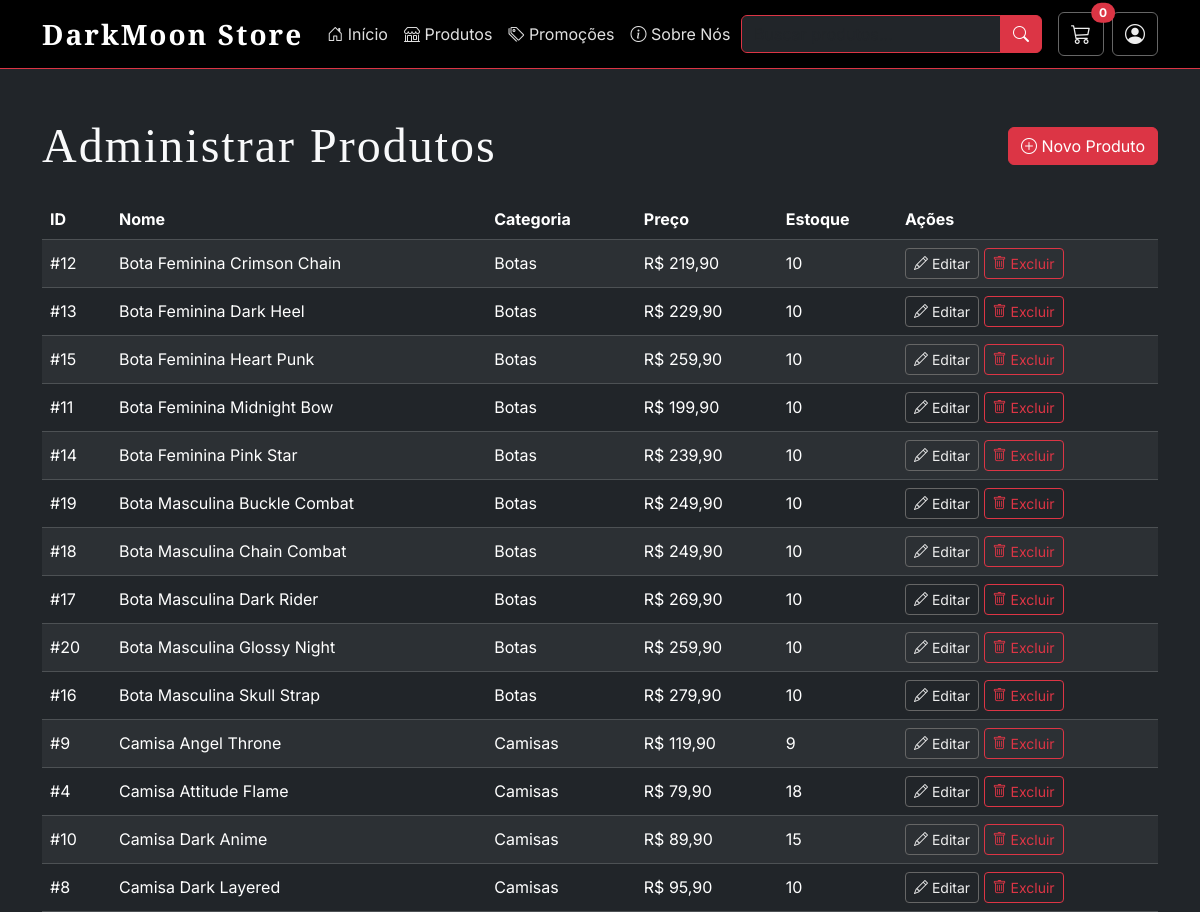
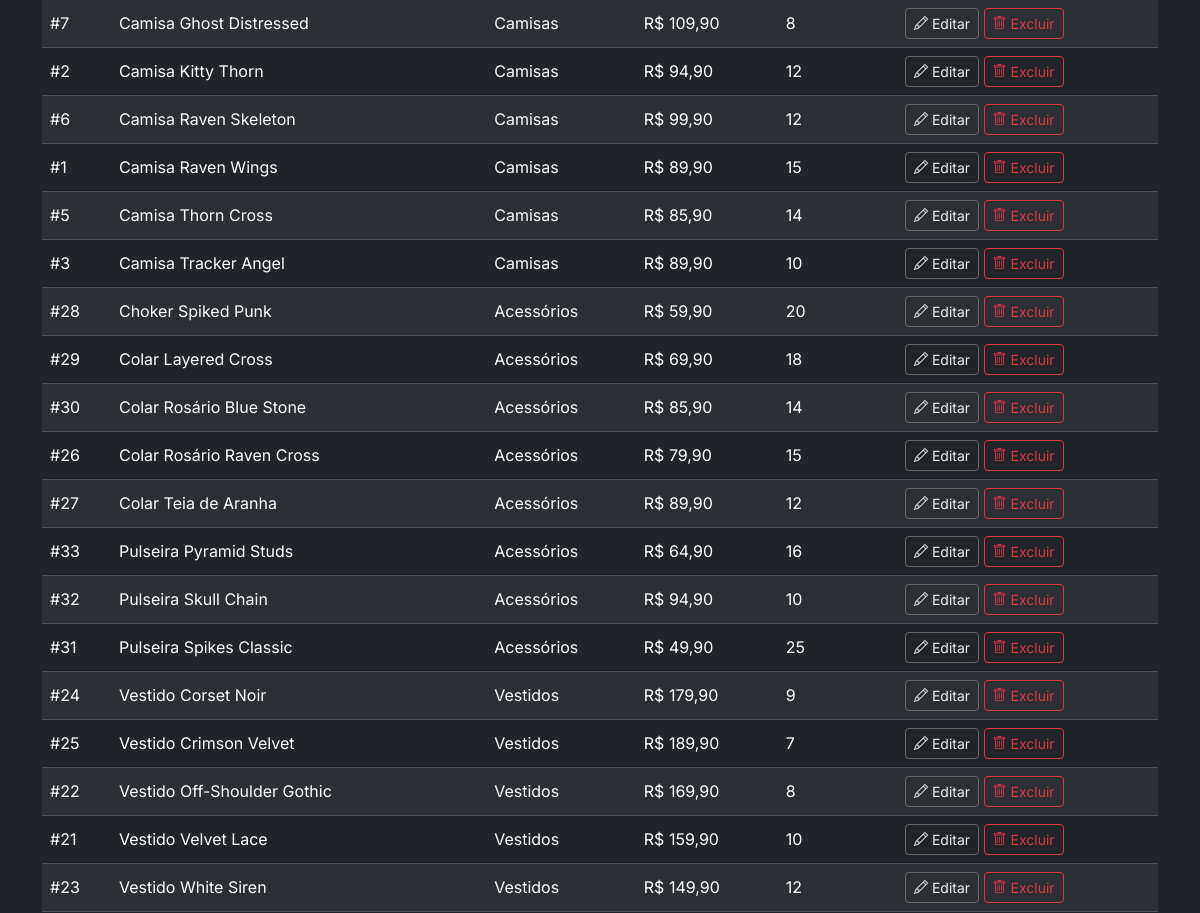
Before: /admin_produtos.php (upper part) with the older database file (2 pictures, top to bottom).
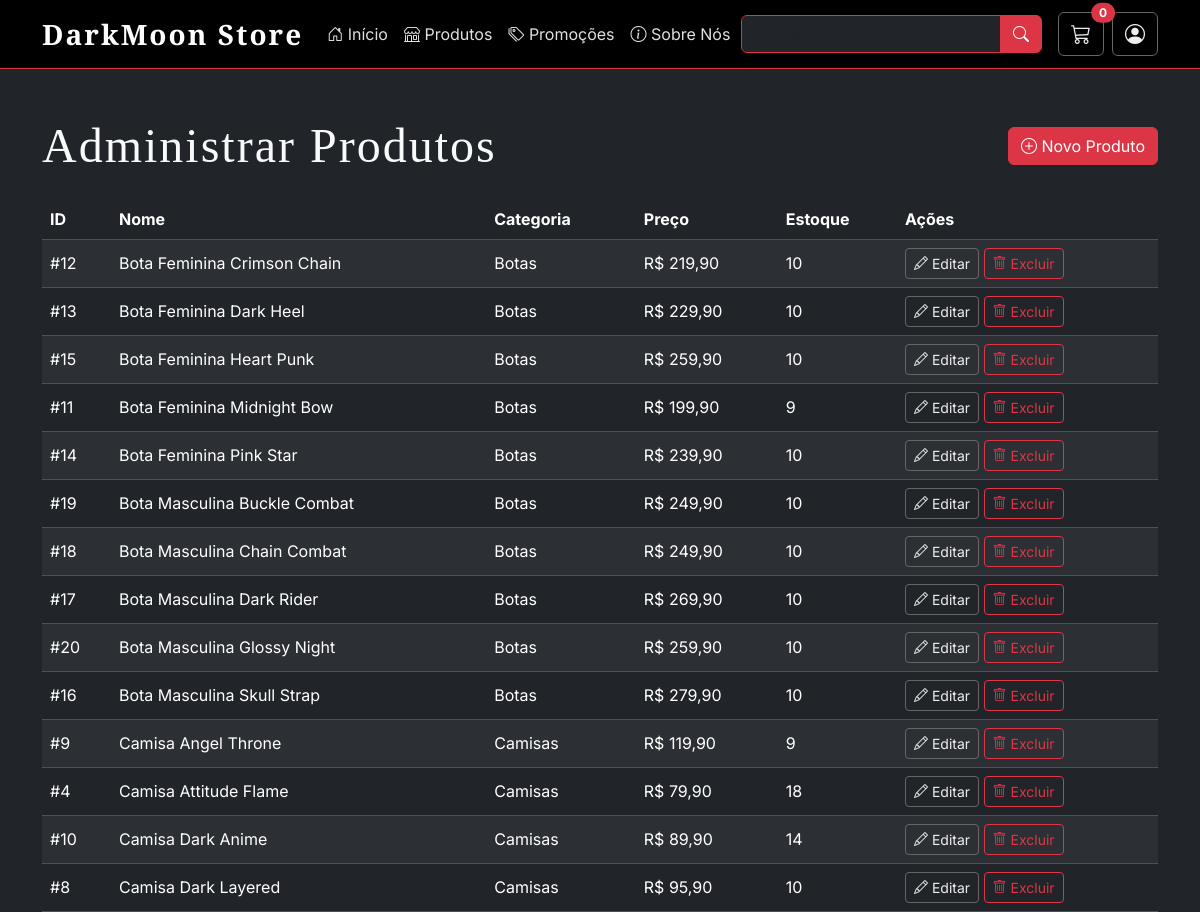
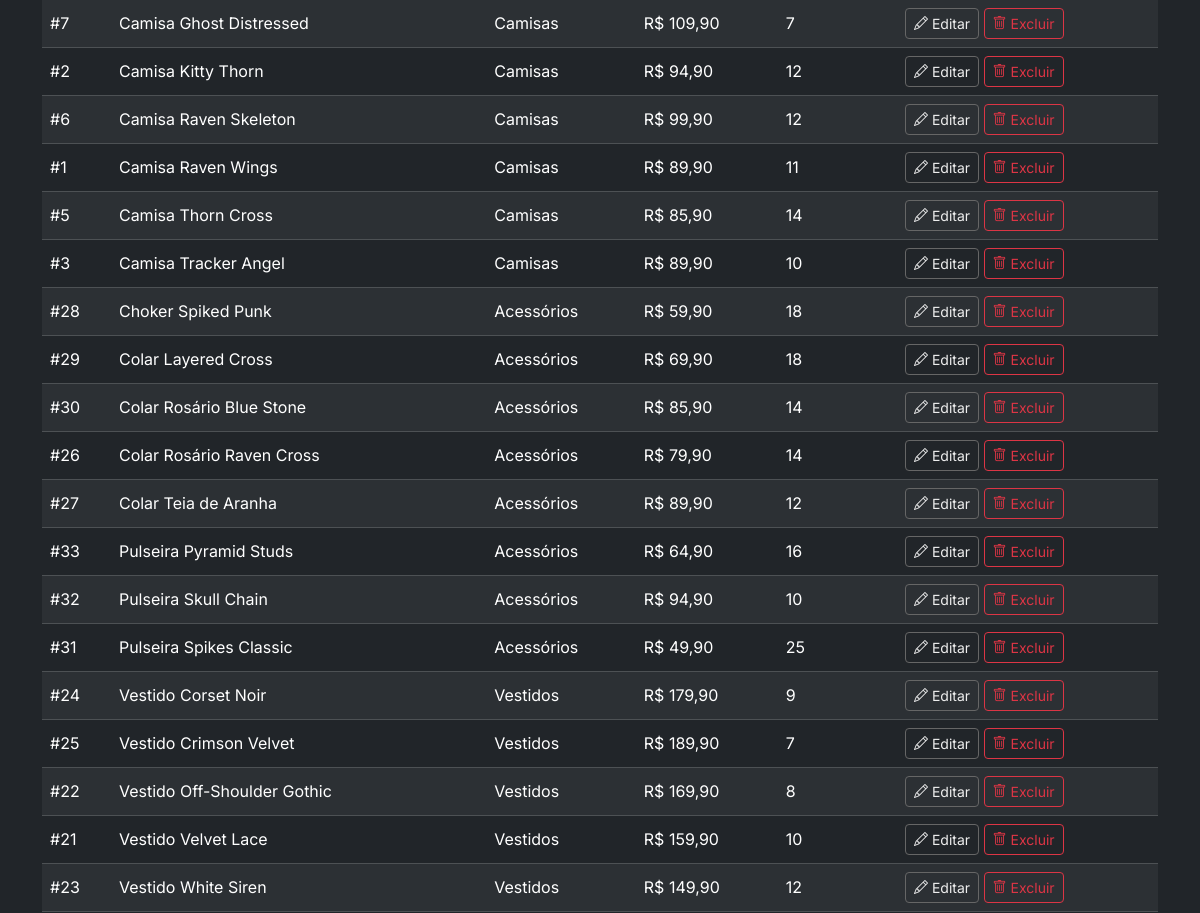
After: the same page with the newer database file (2 pictures, top to bottom).
### tables this page shows
CREATE TABLE produtos (
    id_produto INT AUTO_INCREMENT PRIMARY KEY,
    nome       VARCHAR(150) NOT NULL,
    descricao  TEXT,
    preco      DECIMAL(10,2) NOT NULL,
    estoque    INT NOT NULL,
    imagem     VARCHAR(255),
    genero     ENUM('Masculino','Feminino','Unissex') NOT NULL
);

CREATE TABLE categorias (
    id_categoria INT AUTO_INCREMENT PRIMARY KEY,
    nome         VARCHAR(100) NOT NULL
);

### admin_produtos.php (the view, shortened to what this page needs)
<?php
include 'templates/header.php';
include 'config/conexao.php';
?>
<div class="container mt-5 mb-5">
    <div class="d-flex justify-content-between align-items-center mb-4">
        <h1 class="display-5 mb-0">Administrar Produtos</h1>
        <a href="produto_form.php" class="btn btn-danger">
            <i class="bi bi-plus-circle"></i> Novo Produto
        </a>
    </div>
    <div class="table-responsive">
        <table class="table table-dark table-striped align-middle">
            <thead>
                <tr>
                    <th>ID</th>
                    <th>Nome</th>
                    <th>Categoria</th>
                    <th>Preço</th>
                    <th>Estoque</th>
                    <th>Ações</th>
                </tr>
            </thead>
            <tbody>
                <?php
                $sql = "SELECT p.id_produto, p.nome, p.preco, p.estoque, c.nome AS categoria
                        FROM produtos p
                        LEFT JOIN produto_categoria pc ON pc.id_produto = p.id_produto
                        LEFT JOIN categorias c ON c.id_categoria = pc.id_categoria
                        ORDER BY p.nome";
                $result = $conn->query($sql);
                if ($result && $result->num_rows > 0):
                    while ($produto = $result->fetch_assoc()):
                ?>
                    <tr>
                        <td>#<?= (int) $produto['id_produto'] ?></td>
                        <td><?= htmlspecialchars($produto['nome']) ?></td>
                        <td><?= htmlspecialchars($produto['categoria'] ?? 'Sem categoria') ?></td>
                        <td>R$ <?= number_format($produto['preco'], 2, ',', '.') ?></td>
                        <td><?= (int) $produto['estoque'] ?></td>
                        <td>
                            <a href="produto_form.php?id=<?= $produto['id_produto'] ?>" class="btn btn-outline-light btn-sm">
                                <i class="bi bi-pencil"></i> Editar
                            </a>
                            <a href="produto_excluir.php?id=<?= $produto['id_produto'] ?>"
                               class="btn btn-outline-danger btn-sm"
                               onclick="return confirm('Tem certeza que deseja excluir este produto?');">
                                <i class="bi bi-trash"></i> Excluir
                            </a>
                        </td>
                    </tr>
                <?php
                    endwhile;
                else:
                ?>
                    <tr>
                        <td colspan="6" class="text-center text-secondary py-4">Nenhum produto cadastrado.</td>
                    </tr>
                <?php endif; ?>
            </tbody>
        </table>
    </div>
</div>

Changed rows visible on the page:
changed produtos "Bota Feminina Midnight Bow": estoque "10" → "9"
changed produtos "Camisa Dark Anime": estoque "15" → "14"
changed produtos "Camisa Ghost Distressed": estoque "8" → "7"
changed produtos "Camisa Raven Wings": estoque "15" → "11"
changed produtos "Choker Spiked Punk": estoque "20" → "18"
changed produtos "Colar Rosário Raven Cross": estoque "15" → "14"
